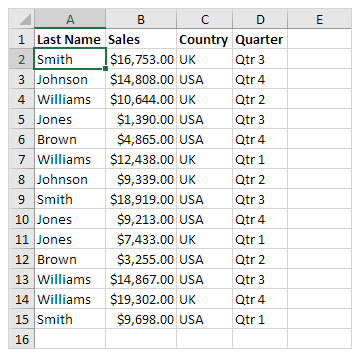
#> input picture image.PNG, 360 x 357 px, found by its file name
$ jupyter execute --allow-errors 'Table_Image to CSV.ipynb'
#> lines starting #> are read from the running program, lines starting #| are printed output that depends on the picture
# Table_Image-to-CSV

Tesseract has unicode (UTF-8) support, and can recognize more than 100 languages "out of the box".This project does not include a GUI application. If you need one, please see the 3rdParty documentation.Tesseract can be trained to recognize other languages. See Tesseract Training for more information.

#### WARNING:
Tesseract should be either installed in the directory which is suggested during the installation or in a new directory. The uninstaller removes the whole installation directory. If you installed Tesseract in an existing directory, that directory will be removed with all its subdirectories and files.

The latest installers can be downloaded here:

[tesseract-ocr-w32-setup-v5.0.0-alpha.20201127.exe (32 bit)](https://digi.bib.uni-mannheim.de/tesseract/tesseract-ocr-w32-setup-v5.0.0-alpha.20201127.exe) and
[tesseract-ocr-w64-setup-v5.0.0-alpha.20201127.exe (64 bit)](https://digi.bib.uni-mannheim.de/tesseract/tesseract-ocr-w64-setup-v5.0.0-alpha.20201127.exe) resp.

##### Install Tesseract.exe from the link provided in readme file and load the pytesseract to the local machine,load the path in the installed file location

[cell 1]
import pytesseract
#This is the important step,should load the path in the installed directory
pytesseract.pytesseract.tesseract_cmd=r"C:\Program Files\Tesseract-OCR\tesseract.exe"

[cell 2]
import cv2
from pytesseract import Output
import pandas as pd

[cell 3]
#Load the image
img = cv2.imread(r'E:\Data Science\AI_ChatBot_Python-master\image.png')
#> img is the input picture: shape (357, 360, 3); mean B, G, R 235, 235.4, 235
img = cv2.resize(img, (int(img.shape[1] + (img.shape[1] * .1)),
                       int(img.shape[0] + (img.shape[0] * .25))),
                 interpolation=cv2.INTER_AREA)
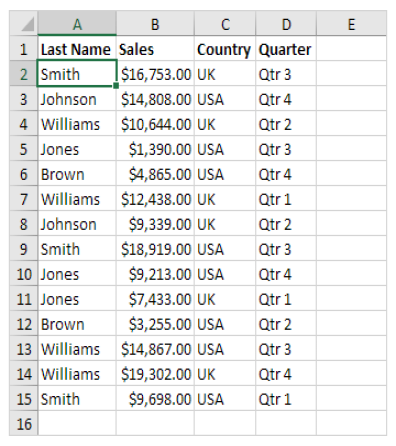
#> img: shape (446, 396, 3); mean B, G, R 235, 235.4, 234.9

img_rgb = cv2.cvtColor(img,cv2.COLOR_BGR2RGB)

custom_config = r'-l eng --oem 3 --psm 6 -c tessedit_char_whitelist="ABCDEFGHIJKLMNOPQRSTUVWXYZabcdefghijklmnopqrstuvwxyz0123456789-:.$%./@& *"'
#> (the rest of this cell did not finish here and is left out)


$ run again, with table.png copied over image.PNG
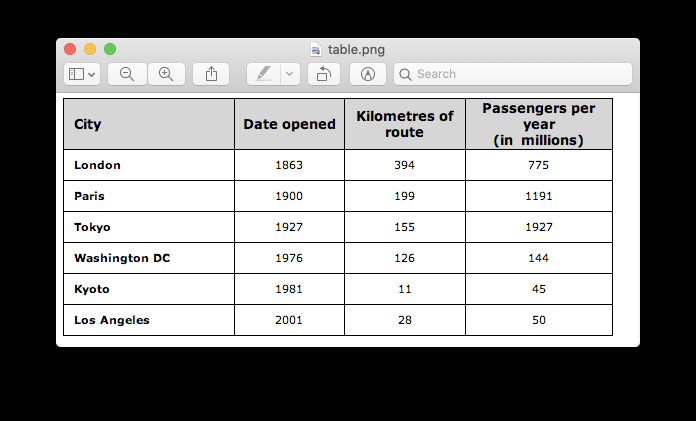
#> input picture table.png, 1392 x 842 px, found by its file name (shown at 1/2 size)
#> img is the input picture: shape (842, 1392, 3); mean B, G, R 141.5, 141.5, 141.6
#> `img = cv2.resize(img, (int(img.shape[1] + (img.shape[1] * .1)), int(im..`:
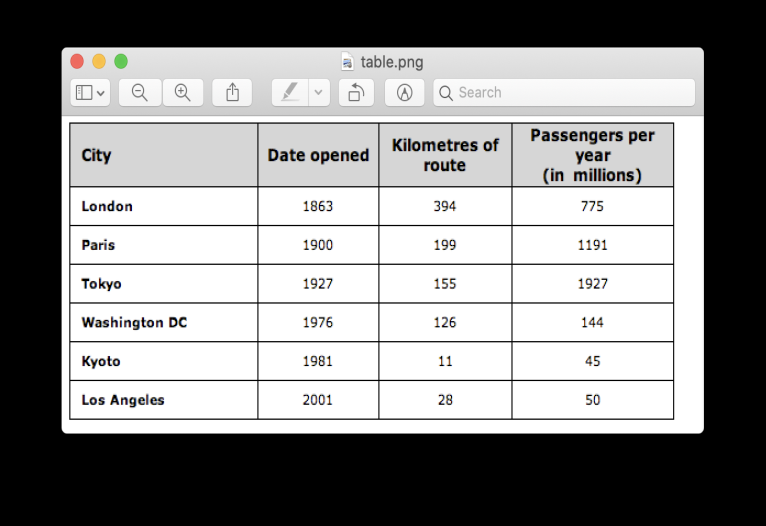
#> img: shape (1052, 1531, 3) (shown at 1/2 size); mean B, G, R 141.5, 141.5, 141.6

$ run again, with test.png copied over image.PNG
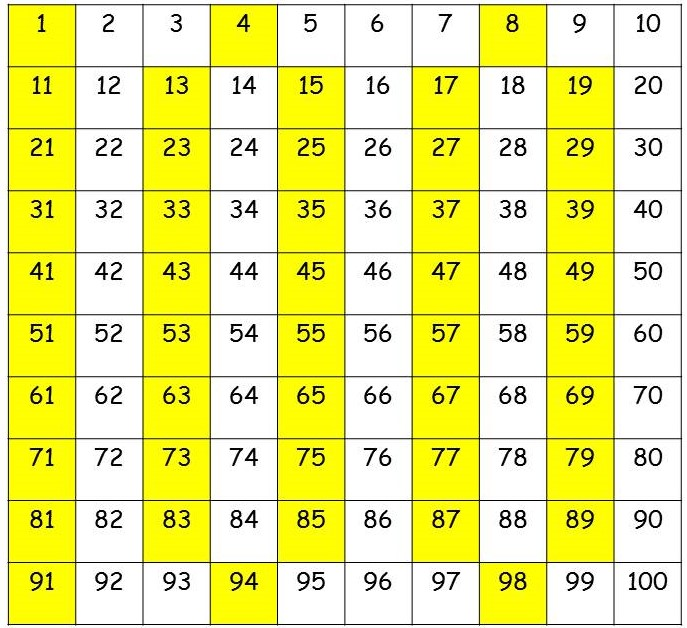
#> input picture test.png, 687 x 628 px, found by its file name
#> img is the input picture: shape (628, 687, 3); mean B, G, R 136.3, 235.8, 236.1
#> `img = cv2.resize(img, (int(img.shape[1] + (img.shape[1] * .1)), int(im..`:
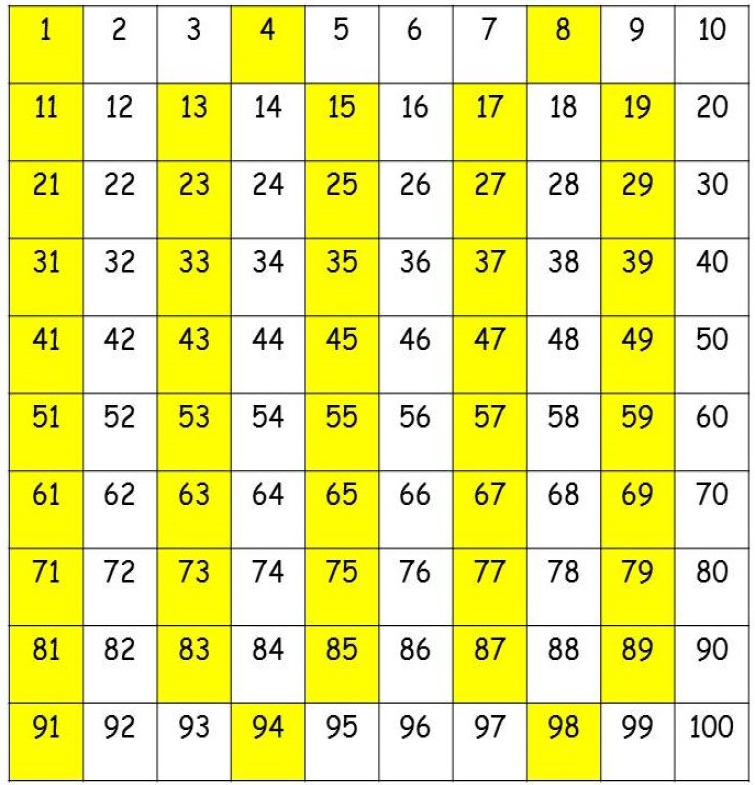
#> img: shape (785, 755, 3); mean B, G, R 136.3, 235.8, 236.1

$ run again, with test2.png copied over image.PNG
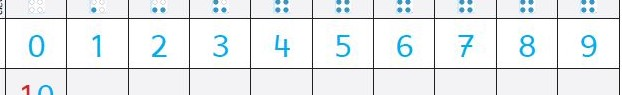
#> input picture test2.png, 622 x 95 px, found by its file name
#> img is the input picture: shape (95, 622, 3); mean B, G, R 239, 237.3, 233
#> `img = cv2.resize(img, (int(img.shape[1] + (img.shape[1] * .1)), int(im..`:
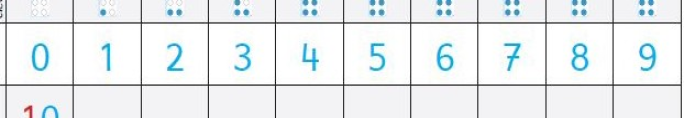
#> img: shape (118, 684, 3); mean B, G, R 239, 237.2, 232.9
